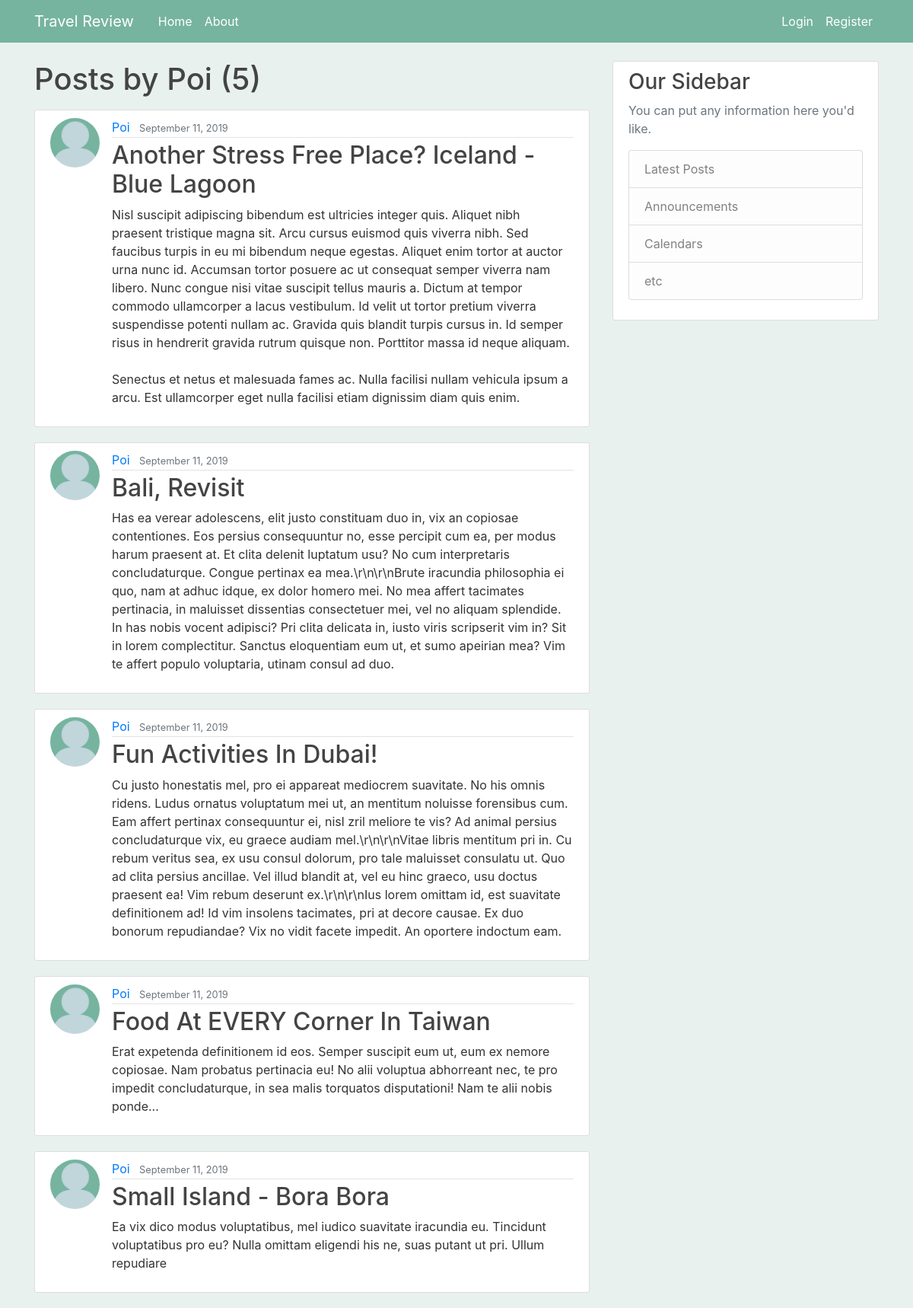
The app's page /user/Poi with its own data.
### blog/models.py (models this page shows, shortened)
class Post(models.Model):
    title = models.CharField(max_length=100)
    content = models.TextField()
    date_posted = models.DateTimeField(default=timezone.now)
    author = models.ForeignKey(User, on_delete=models.CASCADE)

### users/models.py (models this page shows, shortened)
class Profile(models.Model):
    user = models.OneToOneField(User, on_delete=models.CASCADE)
    image = models.ImageField(default='default.jpg', upload_to='profile_pics')

### blog/views.py (the view)
# urls.py: path('user/<str:username>', UserPostListView.as_view(), name='user-posts'),
class UserPostListView(ListView):
    model = Post
    template_name = 'blog/user_posts.html'  # <app>/<model>_<viewtype>.html
    context_object_name = 'posts'
    paginate_by = 5
    def get_queryset(self):
        user = get_object_or_404(User, username=self.kwargs.get('username'))
        return Post.objects.filter(author=user).order_by('-date_posted')

### blog/templates/blog/user_posts.html (shortened to what this page needs)
{% extends "blog/base.html" %}
{% block content %}
    <h1 class="mb-3">Posts by {{ view.kwargs.username }} ({{ page_obj.paginator.count }})</h1>
    {% for post in posts %}
        <article class="media content-section">
          <img class="rounded-circle article-img" src="{{ post.author.profile.image.url }}">
          <div class="media-body">
            <div class="article-metadata">
              <a class="mr-2" href="{% url 'user-posts' post.author.username %}">{{ post.author }}</a>
              <small class="text-muted">{{ post.date_posted|date:"F d, Y" }}</small>
            </div>
            <h2><a class="article-title" href="{% url 'post-detail' post.id %}">{{ post.title }}</a></h2>
            <p class="article-content">{{ post.content }}</p>
          </div>
        </article>
    {% endfor %}
{% endblock content %}

### blog/static/blog/main.css (style rules this page uses)
body { background: #E9F1EE; color: #333333; margin-top: 5rem; }
h1, h2, h3, h4, h5, h6 { color: #444444; }
.content-section { background: #ffffff; padding: 10px 20px; border: 1px solid #dddddd; border-radius: 3px; margin-bottom: 20px; }
.article-title { color: #444444; }
.article-content { white-space: pre-line; }
.article-img { height: 65px; width: 65px; margin-right: 16px; }
.article-metadata { padding-bottom: 1px; margin-bottom: 4px; border-bottom: 1px solid #e3e3e3 }

### records on screen
Post: author.profile.image (placeholder picture), author "Poi", date_posted "September 11, 2019", title "Another Stress Free Place? Iceland - Blue Lagoon", content "Nisl suscipit adipiscing bibendum est ultricies integer quis. Aliquet nibh praesent tristique magna sit. Arcu cursus euismod quis viverra nibh. Sed faucibus turpis in eu mi bibendum neque egestas. Aliquet enim tortor at auctor urna nunc id. Accumsan tortor posuere ac ut consequat semper viverra nam libero. Nunc congue nisi vitae suscipit tellus mauris a. Dictum at tempor commodo ullamcorper a lacus vestibulum. Id velit ut tortor pretium viverra suspendisse potenti nullam ac. Gravida quis blandit turpis cursus in. Id semper risus in hendrerit gravida rutrum quisque non. Porttitor massa id neque aliquam. Senectus et netus et malesuada fames ac. Nulla facilisi nullam vehicula ipsum a arcu. Est…"
Post: author.profile.image (placeholder picture), author "Poi", date_posted "September 11, 2019", title "Bali, Revisit", content "Has ea verear adolescens, elit justo constituam duo in, vix an copiosae contentiones. Eos persius consequuntur no, esse percipit cum ea, per modus harum praesent at. Et clita delenit luptatum usu? No cum interpretaris concludaturque. Congue pertinax ea mea.\\r\\n\\r\\nBrute iracundia philosophia ei quo, nam at adhuc idque, ex dolor homero mei. No mea affert tacimates pertinacia, in maluisset dissentias consectetuer mei, vel no aliquam splendide. In has nobis vocent adipisci? Pri clita delicata in, iusto viris scripserit vim in? Sit in lorem complectitur. Sanctus eloquentiam eum ut, et sumo apeirian mea? Vim te affert populo voluptaria, utinam consul ad duo."
Post: author.profile.image (placeholder picture), author "Poi", date_posted "September 11, 2019", title "Fun Activities In Dubai!", content "Cu justo honestatis mel, pro ei appareat mediocrem suavitate. No his omnis ridens. Ludus ornatus voluptatum mei ut, an mentitum noluisse forensibus cum. Eam affert pertinax consequuntur ei, nisl zril meliore te vis? Ad animal persius concludaturque vix, eu graece audiam mel.\\r\\n\\r\\nVitae libris mentitum pri in. Cu rebum veritus sea, ex usu consul dolorum, pro tale maluisset consulatu ut. Quo ad clita persius ancillae. Vel illud blandit at, vel eu hinc graeco, usu doctus praesent ea! Vim rebum deserunt ex.\\r\\n\\r\\nIus lorem omittam id, est suavitate definitionem ad! Id vim insolens tacimates, pri at decore causae. Ex duo bonorum repudiandae? Vix no vidit facete impedit. An oportere indoctum…"
Post: author.profile.image (placeholder picture), author "Poi", date_posted "September 11, 2019", title "Food At EVERY Corner In Taiwan", content "Erat expetenda definitionem id eos. Semper suscipit eum ut, eum ex nemore copiosae. Nam probatus pertinacia eu! No alii voluptua abhorreant nec, te pro impedit concludaturque, in sea malis torquatos disputationi! Nam te alii nobis ponde..."
Post: author.profile.image (placeholder picture), author "Poi", date_posted "September 11, 2019", title "Small Island - Bora Bora", content "Ea vix dico modus voluptatibus, mel iudico suavitate iracundia eu. Tincidunt voluptatibus pro eu? Nulla omittam eligendi his ne, suas putant ut pri. Ullum repudiare"

### other values on screen
{{ view.kwargs.username }} "Poi"
{{ page_obj.paginator.count }} "5"
